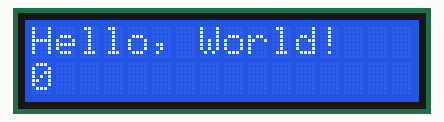
Simulated run of this sketch. Board: Arduino Uno, built with avr-gcc and run on an emulated ATmega328P. Parts: 16×2 character LCD.

Above: at 0.1 s.
At 4.1 s:
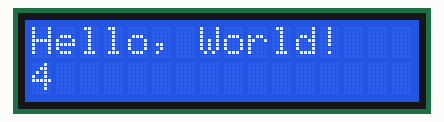
At 9.1 s:
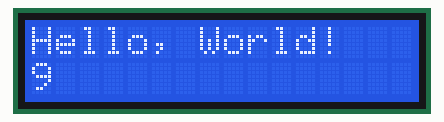
At 19.1 s:
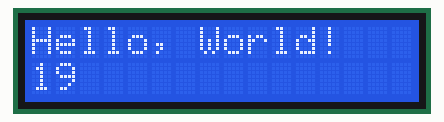
At 29.1 s:
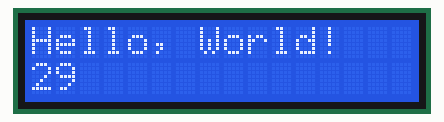
At 39.1 s:
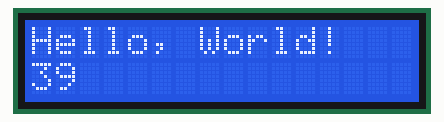

The sketch:

lcd_wih_shift_reg.ino
```cpp
#include <LiquidCrystal_SR.h>

/*
 ShiftLCD Library - Hello World

Demonstrates the use a 16x2 LCD display.  The ShiftLCD library works with
all LCD displays that are compatible with the Hitachi HD44780 driver.
There are many of them out there, and you can usually tell them by the
16-pin interface.

This sketch prints "Hello World!" to the LCD
and shows the number of seconds since reset.

 The circuit:

---Shift Register 74HC595---
* SR SER - Pin 14 to Arduino pin PD2
* SR RCK - Pin 12 to Arduino pin PD3 and (LCD E 1602 Pin 6)
* SR SCK - Pin 11 to Arduino pin PD4
* SR GND - Pin  8 to Ground
* SR VCC - Pin 16 to +5v
* SR OE - Pin 13 to Ground
* SR SCLR - Pin 10 to +5v
-----Shift Reg to LCD--------
* SR QG - Pin 6 to D7 (LCD 1602 Pin 14)
* SR QF - Pin 5  to D6 (LCD 1602 Pin 13)
* SR QE - Pin 4  to D5 (LCD 1602 Pin 12)
* SR QD - Pin 3  to D4 (LCD 1602 Pin 11)
* SR QC - Pin 2  to LCD RS (LCD 1602 Pin 4)
-----LCD HD44780-------------
* Vss to Ground    (LCD 1602 Pin 1)
* Vdd to +5V       (LCD 1602 Pin 2)
* Vo  to 10k Wiper (LCD 1602 Pin 3)
* R/W to Ground    (LCD 1602 Pin 5)
* LEDA  to +5v     (LCD 1602 Pin 15)
* Gnd to LEDK via 330 Ohm resistor  (LCD 1602 Pin 16)

The schematic at this link is:
http://code.google.com/p/arduinoshiftreglcd/ see
the last schematic labled "Latched shiftregister"

*/

#define  DATAPIN  2
#define  CLOCKPIN 4
#define  STROBEPIN 3
#define  MAXCOLUMNS  16
#define  MAXLINES  2


LiquidCrystal_SR lcd(DATAPIN, CLOCKPIN, STROBEPIN);

void setup() {
 // set up the LCD's number of rows and columns:
 lcd.begin(MAXCOLUMNS, MAXLINES);
 // Print a message to the LCD.
 lcd.print("Hello, World!");
}

void loop() {
 // set the cursor to column 0, line 1
 // (note: line 1 is the second row, since counting begins with 0):
 lcd.setCursor(0, 1);  //lcd.setCursor(column, row);
 // print the number of seconds since reset:
 lcd.print(millis()/1000);
}
```

Measured:
- what the display in image 1 shows lasts 1.0 s, from 4.0 s to 5.0 s
